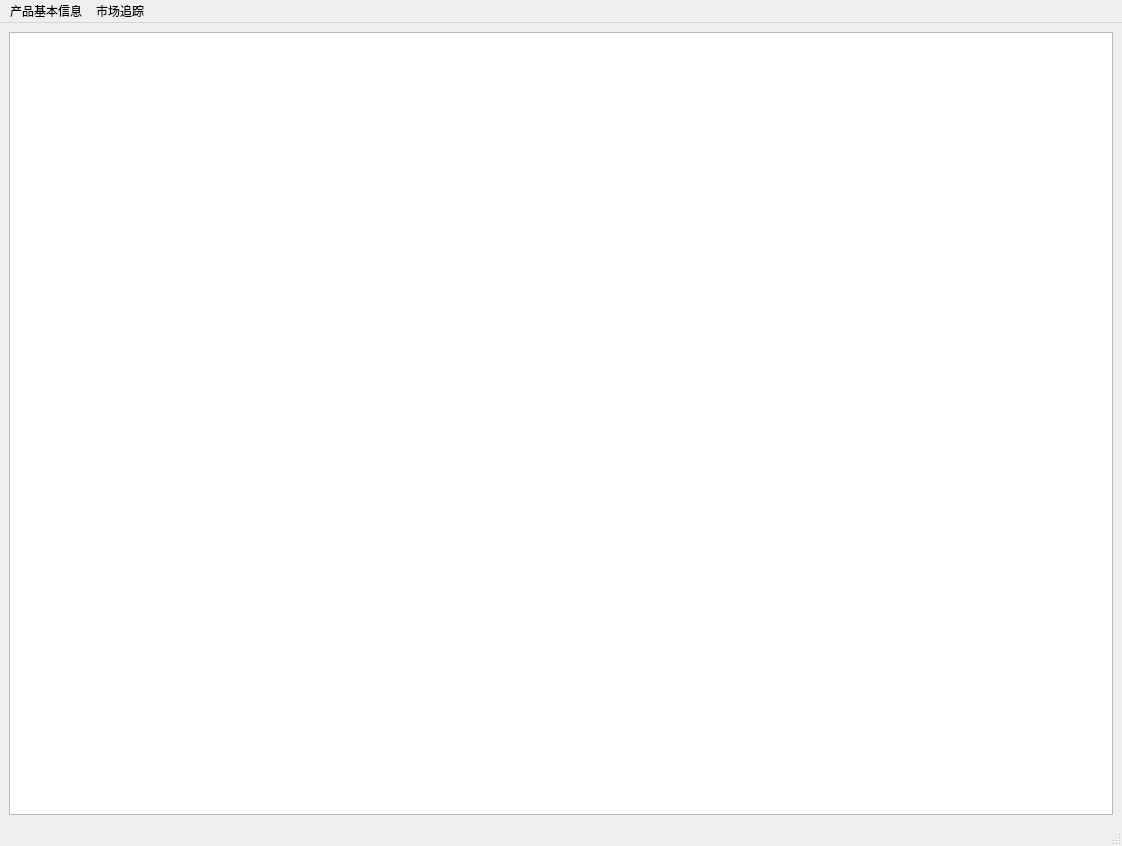
<?xml version="1.0" encoding="UTF-8"?>
<ui version="4.0">
 <class>MainWindow</class>
 <widget class="QMainWindow" name="MainWindow">
  <property name="geometry">
   <rect>
    <x>0</x>
    <y>0</y>
    <width>1122</width>
    <height>846</height>
   </rect>
  </property>
  <property name="windowTitle">
   <string>MainWindow</string>
  </property>
  <widget class="QWidget" name="centralwidget">
   <layout class="QVBoxLayout" name="verticalLayout">
    <item>
     <widget class="QTableView" name="tableView">
      <property name="styleSheet">
       <string notr="true"/>
      </property>
     </widget>
    </item>
   </layout>
  </widget>
  <widget class="QMenuBar" name="menubar">
   <property name="geometry">
    <rect>
     <x>0</x>
     <y>0</y>
     <width>1122</width>
     <height>26</height>
    </rect>
   </property>
   <widget class="QMenu" name="first">
    <property name="title">
     <string>产品基本信息</string>
    </property>
    <widget class="QMenu" name="f1_1">
     <property name="title">
      <string>手录产品</string>
     </property>
     <addaction name="f1_1_1"/>
     <addaction name="separator"/>
     <addaction name="f1_1_2"/>
     <addaction name="separator"/>
     <addaction name="f1_1_3"/>
    </widget>
    <widget class="QMenu" name="f1_2">
     <property name="title">
      <string>入池债</string>
     </property>
     <addaction name="f1_2_1"/>
     <addaction name="separator"/>
     <addaction name="f1_2_2"/>
    </widget>
    <widget class="QMenu" name="f1_3">
     <property name="title">
      <string>产品绝对收益率</string>
     </property>
     <addaction name="f1_3_1"/>
     <addaction name="separator"/>
     <addaction name="f1_3_2"/>
     <addaction name="separator"/>
     <addaction name="f1_3_3"/>
     <addaction name="separator"/>
     <addaction name="f1_3_4"/>
    </widget>
    <addaction name="f1_1"/>
    <addaction name="separator"/>
    <addaction name="f1_2"/>
    <addaction name="separator"/>
    <addaction name="f1_3"/>
   </widget>
   <widget class="QMenu" name="second">
    <property name="title">
     <string>市场追踪</string>
    </property>
    <addaction name="f2_1_1"/>
    <addaction name="separator"/>
    <addaction name="f2_1_2"/>
    <addaction name="separator"/>
    <addaction name="f2_2_1"/>
   </widget>
   <addaction name="first"/>
   <addaction name="second"/>
  </widget>
  <widget class="QStatusBar" name="statusbar"/>
  <action name="f1_1_1">
   <property name="text">
    <string>显示产品</string>
   </property>
  </action>
  <action name="f1_1_2">
   <property name="text">
    <string>手动录入</string>
   </property>
  </action>
  <action name="f1_1_3">
   <property name="text">
    <string>邮件抓取</string>
   </property>
  </action>
  <action name="f1_2_1">
   <property name="text">
    <string>显示入池债</string>
   </property>
  </action>
  <action name="f1_2_2">
   <property name="text">
    <string>手动录入</string>
   </property>
  </action>
  <action name="f1_3_1">
   <property name="text">
    <string>选择日期</string>
   </property>
  </action>
  <action name="f1_3_2">
   <property name="text">
    <string>产品收益率</string>
   </property>
  </action>
  <action name="f1_3_3">
   <property name="text">
    <string>单券收益率</string>
   </property>
  </action>
  <action name="f1_3_4">
   <property name="text">
    <string>退出标</string>
   </property>
  </action>
  <action name="f2_1_1">
   <property name="text">
    <string>更新近一月内发行债券</string>
   </property>
  </action>
  <action name="f2_1_2">
   <property name="text">
    <string>市场跟踪表</string>
   </property>
  </action>
  <action name="f2_2_1">
   <property name="text">
    <string>入池债跟踪</string>
   </property>
  </action>
 </widget>
 <resources/>
 <connections/>
</ui>
